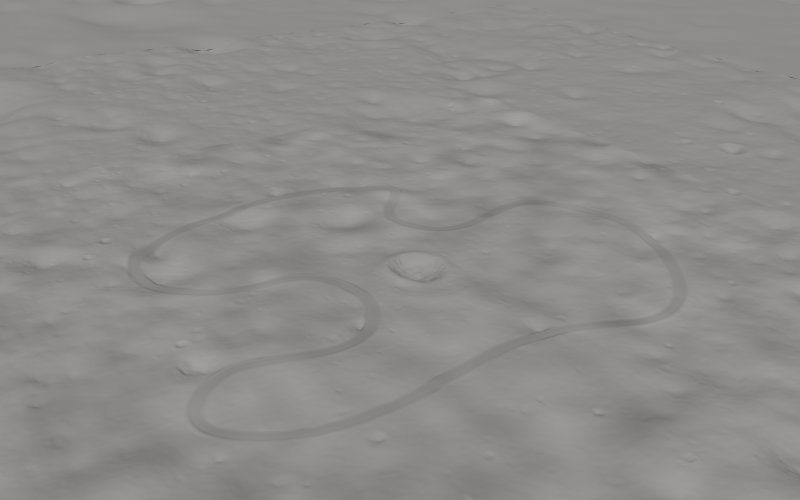
#> input picture MOON/previews/02_valley_overview.png, 1600 x 1000 px, given in place of 01_crater_arena.png, which was not available (shown at 1/2 size)
$ python native_v003.py source
#> lines starting #> are read from the running program, lines starting #| are printed output that depends on the picture
"""Checkpointed v003 source, native conversions, validation and canonical PKZ."""
from pathlib import Path,PurePosixPath
import argparse,configparser,hashlib,json,mmap,os,re,shutil,struct,sys,zipfile
import numpy as np
from PIL import Image
V=Path(__file__).resolve().parents[1];R=V.parents[1];B=V/'build';G=B/'game';P=V/'previews'
NAME='taurus_littrow_mx_v003';INPUT=R/'Moon_v003_Native_Inputs.zip'
sys.path.insert(0,str(R/'MOON/scripts'))
import native_test as n
n.M=V;n.B=B;n.G=G;n.NAME=NAME;n.LOG=V/'native_logs';n.LOG.mkdir(exist_ok=True)
ASSETS={'sky':[G/'moon_v003_sky.edf'],'scenery':[B/'scenery.edf'],'collision':[G/(NAME+'.trh')]}
PACKAGE=[V/(NAME+'.pkz'),V/(NAME+'.pkz.sha256'),V/'Moon_v003_Validation.json',V/'Moon_v003_Previews.zip',V/'Install_Moon_v003.txt']
TEXTURES=['v003_terrain_color.tga','v002_regolith.tga','v002_regolith_n.tga','v002_route.tga','v002_route_n.tga','v002_fine.tga','v002_fine_n.tga','v003_shadow_tile.tga']

def relative(path):return path.relative_to(R).as_posix()
def safe_name(name,prefixes):
    p=PurePosixPath(name)
    return not p.is_absolute() and '..' not in p.parts and '\\' not in name and ':' not in name and name.startswith(prefixes)
# [4 lines left out: function context, not called in this run]
def file_manifest(paths):
    return {relative(p):dict(bytes=p.stat().st_size,sha256=n.sha(p)) for p in sorted(paths)}
# [8 lines left out: function verify_archive, not called in this run]
def extract(z,manifest):
    for name in manifest['files']:
        path=R/name;path.parent.mkdir(parents=True,exist_ok=True);path.write_bytes(z.read(name))
# [18 lines left out: functions checkpoint, restore, not called in this run]
def preflight():
    source=json.loads((B/'source_validation.json').read_text());scene=json.loads((B/'scenery_validation.json').read_text());sky=json.loads((B/'sky_validation.json').read_text())
    assert all(x['checks_pass'] for x in [source,scene,sky])
    assert source['half_gravity_m_s2']==4.905 and source['legacy_rollers_removed'] and source['source_baked_terrain_shadow_mask']
    assert len(source['features'])==6 and source['optional_transfer']['gap']==220
    assert n.sha(B/'terrain.raw')==source['source_raw_sha256'] and (B/'terrain.raw').stat().st_size==2049**2*2
    assert n.sha(B/'scenery.fbx')==scene['native_fbx_sha256'] and scene['triangles']<150000
    assert n.sha(B/'moon_v003_sky.fbx')==sky['native_fbx_sha256']
    cfg=configparser.ConfigParser();cfg.read(B/'map_params.ini');params=cfg['params']
    assert all(params.getint(k)==0 for k in ['shadowmaps_create','shadowvolumes_create','shadowmaps_terraincast'])
    amb=(G/(NAME+'.amb')).read_text();assert amb.count('sky = moon_v003_sky.edf')==3 and amb.count('density = 0')==3 and '*' not in amb
    for axis in ['x','y','z']:
        runtime=float(re.search(r'\b'+axis+r'\s*=\s*([-\d.]+)',amb)[1]);assert runtime==float(params['lightdir_'+axis])
    for path in list(B.glob('*.hmf'))+list(B.glob('*.tht'))+list(B.glob('*.shd')):
        for ref in re.findall(r'(?m)^\s*(?:map|mask|data)\s*=\s*(\S+)',path.read_text()):
            assert Path(ref).name==ref and (B/ref).is_file(),(path.name,ref)
    for path in B.glob('*.tga'):
        w,h,_=n.bitmap_signature(path);assert w&(w-1)==0 and h&(h-1)==0,(path,w,h)
    for name in ['scenery','moon_v003_sky']:
        dest=B/(name+'.fbm');dest.mkdir(exist_ok=True)
        for pattern in ['*.tga','*.shd','*.flg']:
            for file in B.glob(pattern):shutil.copy2(file,dest/file.name)
    return source,scene,sky
def source_bundle():
    for file,render in [(NAME+'.tga','01_crater_arena.png'),(NAME+'_map.tga','05_layout.png')]:
        with Image.open(P/render) as im:im.convert('RGB').resize((1024,1024),Image.Resampling.LANCZOS).save(G/file)
#> im is the input picture: PIL image 1600x1000 RGBA; mean R, G, B, A 141.1, 139.6, 138, 255
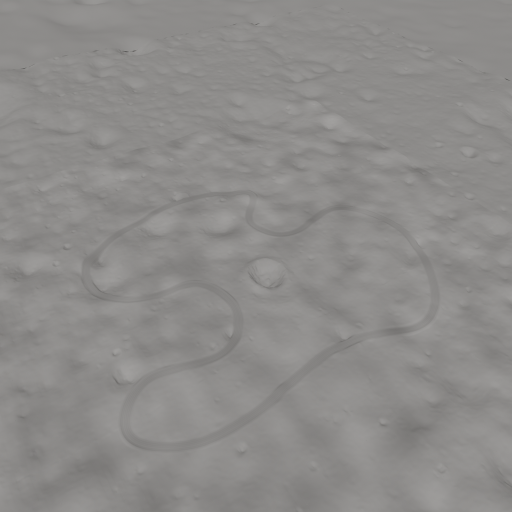
#> saved as taurus_littrow_mx_v003.tga: PIL image 1024x1024 RGB (shown at 1/2 size); mean R, G, B 141.1, 139.6, 138
#> pass 2 of the loop in source_bundle, `for file,render in [(NAME+'.tga','01_crater_arena.png'),(NAME+'_map.tg..`:
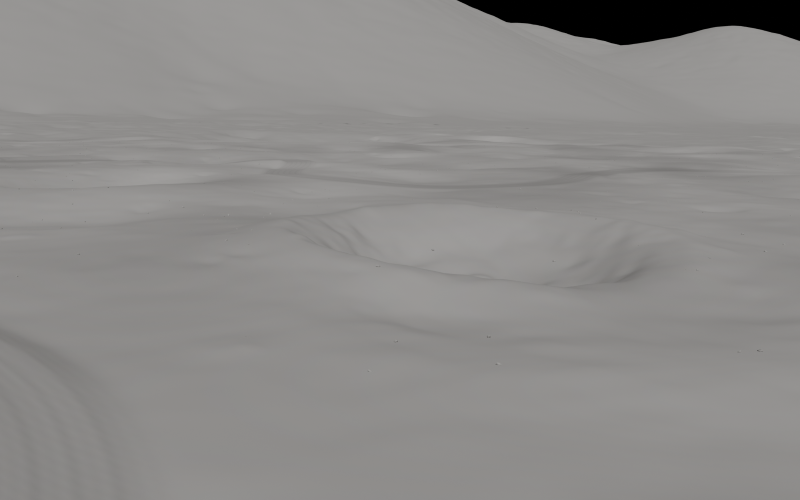
#> input picture MOON/previews/03_shorty_trackside.png, 1600 x 1000 px, given in place of 05_layout.png, which was not available (shown at 1/2 size)
#> in source_bundle, im is the input picture: PIL image 1600x1000 RGBA; mean R, G, B, A 140.5, 138.9, 137.5, 255
#> in source_bundle, `with Image.open(P/render) as im:im.convert('RGB').resize((1024,1024),I..`:
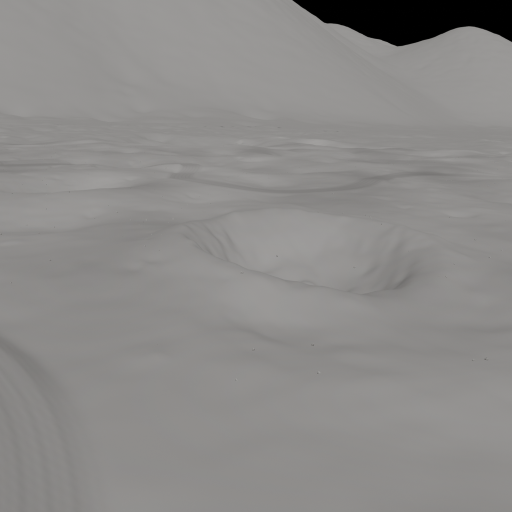
#> saved as taurus_littrow_mx_v003_map.tga: PIL image 1024x1024 RGB (shown at 1/2 size); mean R, G, B 140.5, 138.9, 137.5
    preflight()
    # Only root source inputs and game/preview files; .fbm staging duplicates are regenerated.
    paths=[p for folder in [B,G,P] for p in folder.iterdir() if p.is_file()]
    manifest=dict(schema=1,source_commit=os.environ.get('GITHUB_SHA','local'),run_id=os.environ.get('GITHUB_RUN_ID','local'),files=file_manifest(paths))
    with zipfile.ZipFile(INPUT,'w',zipfile.ZIP_DEFLATED,compresslevel=6) as z:
        z.writestr('manifest.json',json.dumps(manifest,indent=2)+'\n')
        for p in paths:z.write(p,relative(p))
    with zipfile.ZipFile(INPUT) as z:verify_archive(z,manifest,('MOON/v003/build/','MOON/v003/previews/'))
    digest=n.sha(INPUT);n.save(INPUT.with_suffix('.json'),dict(sha256=digest,bytes=INPUT.stat().st_size,source_commit=manifest['source_commit'],run_id=manifest['run_id']))
    INPUT.with_suffix('.zip.sha256').write_text(digest+'  '+INPUT.name+'\n')
    if os.environ.get('GITHUB_OUTPUT'):
        with open(os.environ['GITHUB_OUTPUT'],'a') as out:out.write('input_sha256='+digest+'\n')
    print('V003_SOURCE_ARCHIVE_PASS',digest,INPUT.stat().st_size,flush=True)
# [88 lines left out: functions unpack, collision_check, texture_check, asset, package_identity, package and 1 more, not called in this run]
def main():
    parser=argparse.ArgumentParser();parser.add_argument('stage',choices=['source','unpack','preflight','sky','scenery','collision','graphics','publish-restore'])
    stage=parser.parse_args().stage
    if stage=='source':source_bundle()
    elif stage=='unpack':unpack()
    elif stage=='preflight':preflight();print('V003_PREFLIGHT_PASS',flush=True)
    elif stage in ASSETS:asset(stage)
    elif stage=='graphics':graphics()
    else:restore('package',PACKAGE)
#> (the run stopped early here; a loop or call above may not have finished)
